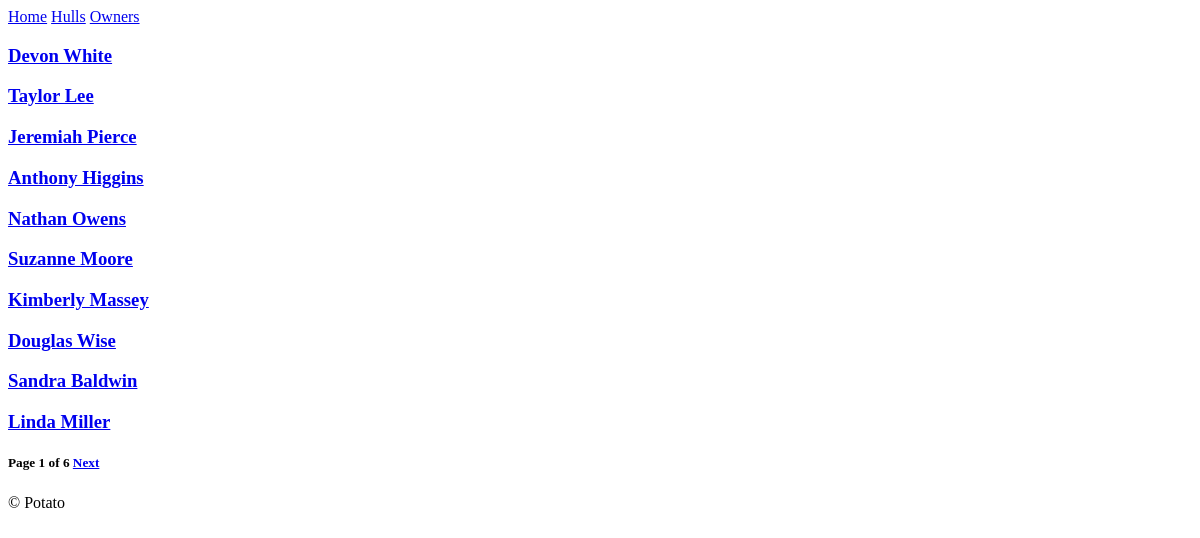
/owners/, run on an earlier commit of the app's database.
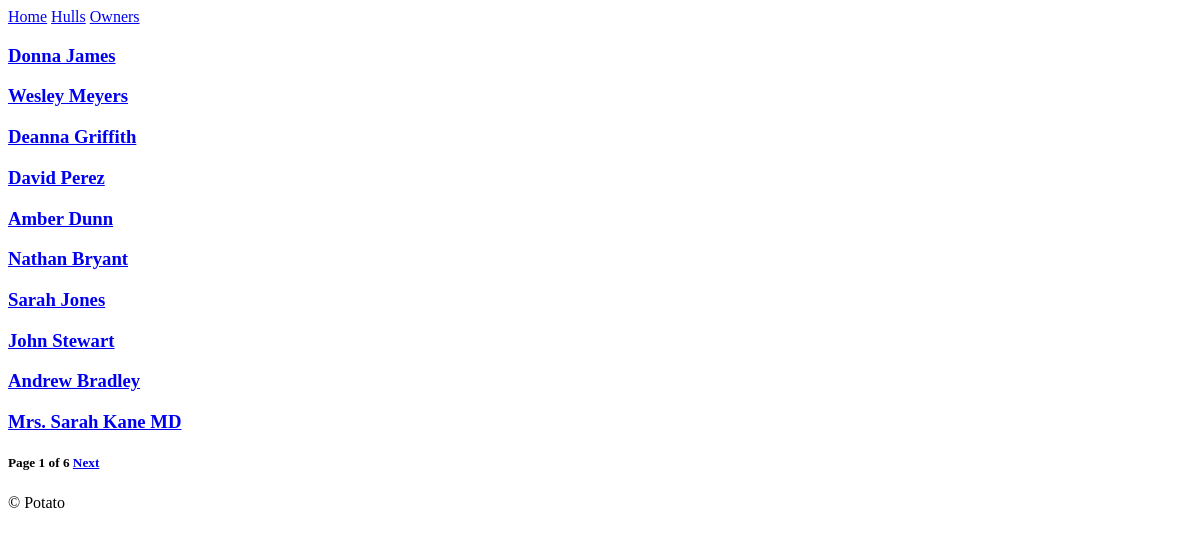
And on a later commit of the database.
### owners/models.py (models this page shows, shortened)
class Owner(core_models.TimeStampedModel):
    name = models.CharField(max_length=120, default="")
    is_supervisor = models.BooleanField(default=False)
    def count_hulls(self):
        return self.hulls.count()
    count_hulls.short_description = "Number of Hulls"
    class Meta:
        ordering = ["-pk"]

### owners/views.py (the view)
class OwnerList(ListView):
    model = Owner
    paginate_by = 10
    paginate_orphans = 5
    ordering = "created"
    context_object_name = "owners"

### templates/owners/owner_list.html (shortened to what this page needs)
{% extends "base.html" %}
{% block content %}
{% for owner in owners  %}
<h3>
    <a href="{% url "owners_tmplt:detail" owner.pk %}">
        {{owner.name}}
    </a>
</h3>
{% endfor %}
<h5>
    Page {{page_obj.number}} of {{page_obj.paginator.num_pages}}
    {% if page_obj.has_next  %}
    <a href="?page={{page_obj.next_page_number}}">Next</a>
    {% endif %}
</h5>
{% endblock content %}

### templates/base.html (shortened to what this page needs)
<!DOCTYPE html>
<html lang="en">
<head>
</head>
<body>
    {% include "partials/header.html" %}
    {% block content %}{% endblock %}
    {% include "partials/footer.html" %}
</body>
</html>

### templates/partials/header.html
<header>
    <a href="/">Home</a>
    <a href="/hulls">Hulls</a>
    <a href="/owners">Owners</a>
</header>

### templates/partials/footer.html
<footer>&copy; Potato</footer>

What changed in the data, as far as the page shows it:
no longer on this page (row edited): Owner: name "Devon White"
no longer on this page (row edited): Owner: name "Taylor Lee"
no longer on this page (row edited): Owner: name "Jeremiah Pierce"
no longer on this page (row edited): Owner: name "Anthony Higgins"
no longer on this page (row edited): Owner: name "Nathan Owens"
no longer on this page (row edited): Owner: name "Suzanne Moore"
no longer on this page (row edited): Owner: name "Kimberly Massey"
no longer on this page (row edited): Owner: name "Douglas Wise"
no longer on this page (row edited): Owner: name "Sandra Baldwin"
removed Owner: name "Linda Miller"
now on this page (row edited): Owner: name "Donna James"
now on this page (row edited): Owner: name "Wesley Meyers"
now on this page (row edited): Owner: name "Deanna Griffith"
now on this page (row edited): Owner: name "David Perez"
now on this page (row edited): Owner: name "Amber Dunn"
now on this page (row edited): Owner: name "Nathan Bryant"
now on this page (row edited): Owner: name "Sarah Jones"
added Owner: name "John Stewart"
now on this page (row edited): Owner: name "Andrew Bradley"
now on this page (row edited): Owner: name "Mrs. Sarah Kane MD"
